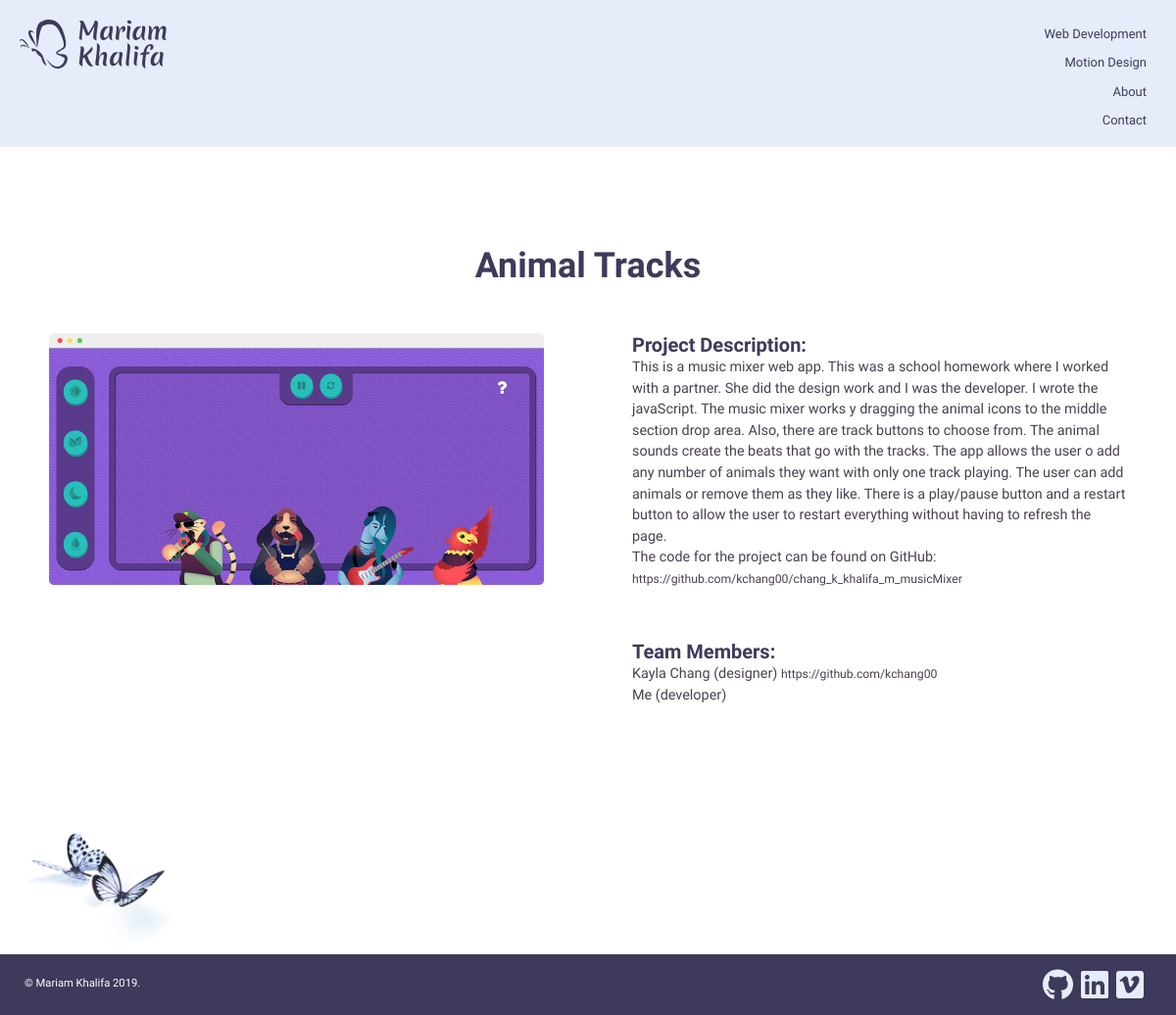
The app's page /portfolio_project.php?id=1 with its own data.
### tables this page shows
CREATE TABLE IF NOT EXISTS `tbl_projects` (
  `ID` int(11) NOT NULL AUTO_INCREMENT,
  `Name` varchar(50) NOT NULL,
  `Description` text NOT NULL,
  `main_image` varchar(50) DEFAULT NULL,
  `image_2` varchar(50) DEFAULT NULL,
  `image_1` varchar(50) DEFAULT NULL,
  `Team Members` text,
  PRIMARY KEY (`ID`)
);

### includes/objects/project.php (called while the page is built, shortened)
<?php
class Project{
    private $conn;
    public function __construct($db){
        $this->conn = $db;
    }
    public function getProjectByID($id){
        $query = 'SELECT * FROM `tbl_projects` WHERE `ID` =' . $id;
        $stmt = $this->conn->prepare($query);
        $stmt->execute();
        return $stmt;
    }
}

### portfolio_project.php (the view, shortened to what this page needs)
<!DOCTYPE html>
<html lang="en">
<head>
    <?php include 'template/head.php';?>
</head>
<body>
<header id="project-header">
    <ul class="main-nav">
        <a id="link-dev" href="index.php#development"><li>Web Development</li></a>
        <a id="link-motion" href="index.php#design"><li>Motion Design</li></a>
        <a id="link-about" href="index.php#about"><li>About</li></a>
        <a id="link-contact" href="index.php#contact"><li>Contact</li></a>
    </ul>
    <a href="index.php" class="link-home">
        <picture class="logo">
            <source media="(min-width: 767px)" srcset="images/logo.svg">
            <img  src="images/logo-alt.svg" alt="logo">
        </picture>
    </a>
</header>
<?php
include_once 'includes/objects/project.php';
$database = new Database();
$db = $database->getConnection();
$project = new Project($db);
$stmt = $project->getProjects();
if(isset($_GET['id'])) {
    $stmt = $project->getProjectByID($_GET['id']);
}
$num = $stmt->rowCount();
if($num>0):?>
<?php while($row = $stmt->fetch(PDO::FETCH_ASSOC)):?>
<div class="project-con">
        <h1 class="title"><?php echo $row['Name'];?></h1>
        <div class="dt-img-con">
            <img class="dt-img" src="images/<?php echo $row['main_image'];?>" alt="project desktop image">
        </div>
        <div class="desc">
            <h2>Project Description:</h2>
            <p class="project-desc"><?php echo $row['Description'];?></p>
            <h2>Team Members:</h2>
            <p class="project-team"><?php echo $row['Team Members'];?></p>
        </div>
</div>
<?php endwhile;
else:?>
<h1>Uh Oh! Are you lost?</h1>
<div class="error-con"><a class="error-home" href="index.php">I'll help you find your way!</a></div>
<?php endif;?>
<div class="butterflies-con">
    <img class="project-butterflies" src="images/butterflies.png" alt="butterflies">
</div>
<footer id="footer">
    <p>&copy; Mariam Khalifa 2019.</p>
    <div class="social-media">
        <a href="https://github.com/mariamkhalifa" target="_blank"><i class="fab fa-github fa-2x"></i></a>
        <a href="https://www.linkedin.com/in/mariamkhalifa/" target="_blank"><i class="fab fa-linkedin fa-2x"></i></a>
        <a href="https://vimeo.com/mariamkhalifa" target="_blank"><i class="fab fa-vimeo fa-2x"></i></a>
    </div>
</footer>
</body>
</html>

### css/main.css (style rules this page uses)
.link-home { width:100px;margin-right:auto !important;margin-left:auto !important;margin-top:20px;transition:all 1s ease }
.logo { width:100% }
.main-nav { display:none }
@media screen and (min-width: 767px) { .link-home { position:absolute;top:20px;left:20px;width:150px;margin-top:0 } }
@media screen and (min-width: 1024px) { .main-nav { display:block;text-align:right;position:fixed;top:20px;right:25px;z-index:10 } }
@media screen and (min-width: 1024px) { .main-nav a>li { color:#3e3a5b;transition:all ease .5s } }
@media screen and (min-width: 1024px) { .main-nav li { padding:5px } }
#project-header { display:flex;flex-direction:column;background-color:#e6ecfa;height:50vh }
#project-header .link-home { width:100px;margin-right:auto !important;margin-left:auto !important;margin-top:20px }
#project-header .logo { width:100% }
.project-con h1 { padding:0 50px }
.dt-img-con { height:500px;overflow-y:scroll;margin-top:40px !important;margin-right:25px !important;margin-left:25px !important }
.desc { margin-right:25px !important;margin-left:25px !important }
.desc h2 { margin-top:80px !important }
.desc span { color:#666;font-size:.85em }
.butterflies-con { display:flex;flex-direction:column }
.project-butterflies { width:150px;margin-top:20px;margin-left:auto !important;margin-right:auto !important }
@media screen and (min-width: 767px) { #project-header { height:100px } }
@media screen and (min-width: 767px) { #project-header .link-home { position:absolute;top:20px;left:20px;width:150px !important;margin-top:0 !important } }
@media screen and (min-width: 767px) { .project-con { margin-right:25px !important;margin-left:25px !important } }
@media screen and (min-width: 767px) { .project-butterflies { margin-left:25px !important } }
@media screen and (min-width: 1024px) { #project-header { height:150px } }
@media screen and (min-width: 1024px) { .project-con { display:grid !important;grid-template-areas:"h1 h1" "dt-img desc" "m-img m-img";grid-template-columns:repeat(2, 1fr);grid-template-rows:100px 500px auto;grid-gap:40px } }
@media screen and (min-width: 1024px) { .project-con h1 { grid-area:h1;margin-top:100px !important } }
@media screen and (min-width: 1024px) { .project-con .dt-img-con { grid-area:dt-img;margin-top:50px !important } }
@media screen and (min-width: 1024px) { .project-con .desc { grid-area:desc;margin-top:0 !important } }
@media screen and (min-width: 1024px) { .project-con .desc h2 { margin-top:50px !important } }
@media screen and (min-width: 767px) { .link-home { position:absolute;top:20px;left:20px;width:150px !important;margin-top:0 !important } }
#footer { display:flex;flex-direction:column;align-items:center;background-color:#3e3a5b;padding:10px 25px }
#footer p { color:#fff;font-size:.7em }
.social-media { display:flex !important;flex-direction:row !important }
.social-media a { margin-right:8px;color:#e6ecfa;transition:all ease .5s }
@media screen and (min-width: 767px) { #footer { display:flex !important;flex-direction:row !important;justify-content:space-between;padding:15px 25px } }
img,embed,object,video { max-width:100% }
html,body { width:100%;margin:0;padding:0;min-height:100vh }
body { font-family:"Manjari",sans-serif }
h1,h2,h3,h4 { color:#3e3a5b;margin-top:0;margin-bottom:0 }
h1 { font-size:1.75em;text-align:center;margin-top:80px !important }
h2 { font-size:1.25em }
p { color:#494050;line-height:1.5em;font-size:.9em;margin-top:0;margin-bottom:0 }
a { font-family:"Manjari",sans-serif;margin:0;padding:0;text-decoration:none;color:#494050;cursor:pointer }
ul,li { list-style:none;margin:0;padding:0;color:#494050;line-height:1.5em;font-size:.9em }
@media screen and (min-width: 767px) { h1 { font-size:2em } }
@media screen and (min-width: 1023px) { h1 { font-size:2.25em } }

### records on screen
tbl_projects: Name "Animal Tracks", main_image (picture), Description "This is a music mixer web app. This was a school homework where I worked with a partner. She did the design work and I was the developer. I wrote the javaScript. The music mixer works y dragging the animal icons to the middle section drop area. Also, there are track buttons to choose from. The animal sounds create the beats that go with the tracks. The app allows the user o add any number of animals they want with only one track playing. The user can add animals or remove them as they like. There is a play/pause button and a restart button to allow the user to restart everything without having to refresh the page. The code for the project can be found on GitHub:…", Team Members "Kayla Chang (designer) https://github.com/kchang00 Me (developer)"
